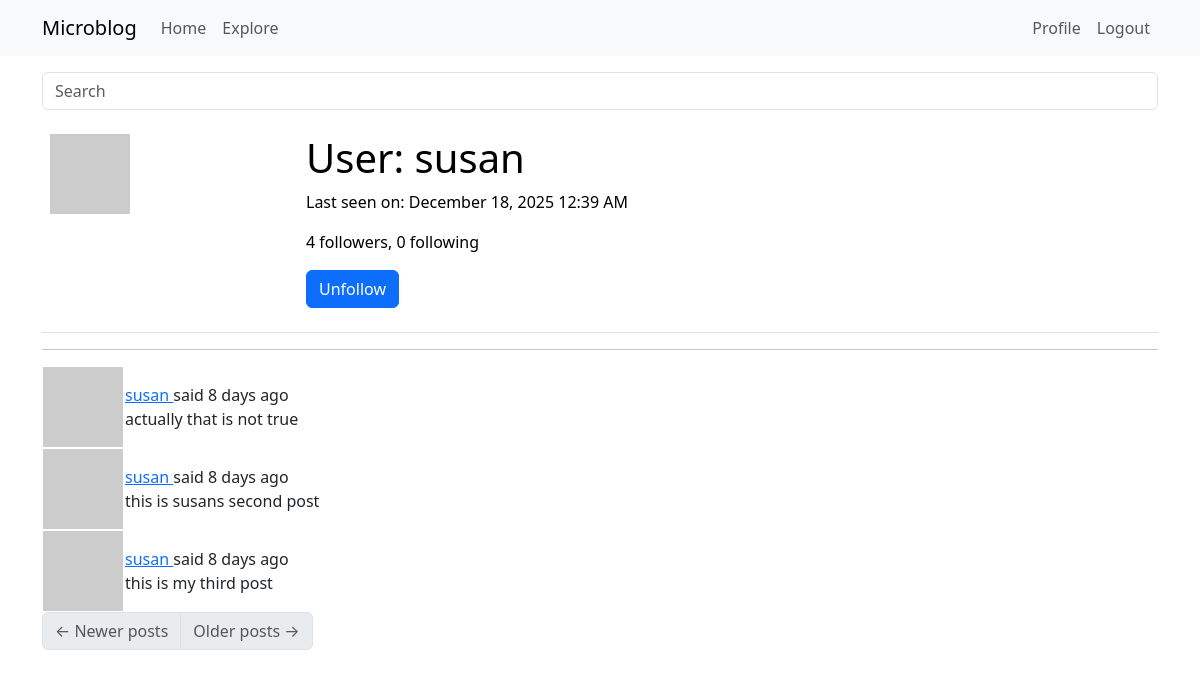
Screenshot of /user/susan (signed in) with the database file from the repository.
### app/models.py (models this page shows, shortened)
class User(UserMixin, db.Model):
    id: so.Mapped[int] = so.mapped_column(primary_key=True)
    username: so.Mapped[str] = so.mapped_column(sa.String(64), index=True, unique=True)
    email: so.Mapped[str] = so.mapped_column(sa.String(120), index=True, unique=True)
    password_hash: so.Mapped[Optional[str]] = so.mapped_column(sa.String(256))
    posts: so.WriteOnlyMapped['Post'] = so.relationship(back_populates='author')
    about_me: so.Mapped[Optional[str]] = so.mapped_column(sa.String(140))
    last_seen: so.Mapped[Optional[datetime]] = so.mapped_column(default=lambda:
                                datetime.now(timezone.utc))
    def avatar(self, size):
        digest = md5(self.email.lower().encode('utf-8')).hexdigest()
        return f'https://www.gravatar.com/avatar/{digest}?d=identicon&s={size}'
    following: so.WriteOnlyMapped['User'] = so.relationship(
        secondary=followers,
        primaryjoin=(followers.c.follower_id == id),
        secondaryjoin=(followers.c.followed_id == id),
        back_populates='followers')
    followers: so.WriteOnlyMapped['User'] = so.relationship(
        secondary=followers, primaryjoin=(followers.c.followed_id == id),
        secondaryjoin=(followers.c.follower_id == id),
        back_populates='following')
    def is_following(self, user):
        query = self.following.select().where(User.id == user.id)
        return db.session.scalar(query)
    def followers_count(self):
        query = sa.select(sa.func.count()).select_from(
            self.followers.select().subquery())
        return db.session.scalar(query)
    def following_count(self):
        query = sa.select(sa.func.count()).select_from(
            self.following.select().subquery())
        return db.session.scalar(query)

class SearchableMixin(object):
    @classmethod
    def before_commit(cls, session):
        session._changes = { #session._changes is a custom attribute added to the session object to track changes made during the session
            'add': list(session.new), #list of new objects to be added
            'update': list(session.dirty), #list of modified objects
            'delete': list(session.deleted) #list of deleted objects
        }
    @classmethod
    def after_commit(cls, session):
        for obj in session._changes['add']:
            if isinstance(obj, SearchableMixin):
                add_to_index(obj.__tablename__, obj)
        for obj in session._changes['update']:
            if isinstance(obj, SearchableMixin):
                add_to_index(obj.__tablename__, obj)
        for obj in session._changes['delete']:
            if isinstance(obj, SearchableMixin):
                remove_from_index(obj.__tablename__, obj)
        session._changes = None

class Post(SearchableMixin, db.Model):
    __searchable__ = ['body'] #this indicates that the body field of the Post model should be indexed for full-text search
    id: so.Mapped[int] = so.mapped_column(primary_key=True)
    body: so.Mapped[str] = so.mapped_column(sa.String(140))
    timestamp: so.Mapped[datetime] = so.mapped_column(index=True, default=lambda: datetime.now(timezone.utc))
    user_id: so.Mapped[int] = so.mapped_column(sa.ForeignKey(User.id), index=True)
    author: so.Mapped[User] = so.relationship(back_populates='posts')
    language: so.Mapped[Optional[str]] = so.mapped_column(sa.String(5))

### app/main/routes.py (the view)
@bp.route('/user/<username>')
@login_required
def user(username):
    user = db.first_or_404(sa.select(User).where(User.username == username))
    page = request.args.get('page', 1, type=int)
    query = user.posts.select().order_by(Post.timestamp.desc())
    posts = db.paginate(query, page=page, per_page=current_app.config['POSTS_PER_PAGE'], error_out=False)
    prev_url=None
    next_url=None
    if posts.has_next:
        next_url = url_for('main.user', username=user.username, page=posts.next_num)
    else:
        None
    if posts.has_prev:
        prev_url = url_for('main.user', username=user.username, page=posts.prev_num)
    else:
        None
    form = EmptyForm()
    return render_template('user.html',form=form,
                           posts=posts.items, next_url=next_url,
                           prev_url=prev_url, user=user)

### app/main/forms.py
class SearchForm(FlaskForm):
    q = StringField(_l('Search'), validators=[DataRequired()])
    def __init__(self, *args, **kwargs):
        if 'formdata' not in kwargs:
            kwargs['formdata'] = request.args
        if 'meta' not in kwargs:
            kwargs['meta'] = {'csrf': False}
        super(SearchForm, self).__init__(*args, **kwargs)

class EmptyForm(FlaskForm):
    submit = SubmitField(_l('Submit'))

### app/__init__.py (called while the page is built)
def get_locale():
    return request.accept_languages.best_match(current_app.config['LANGUAGES'])

### app/main/routes.py (called while the page is built)
@bp.before_request
def before_request():
    if current_user.is_authenticated:
        current_user.last_seen = datetime.now(timezone.utc)
        db.session.commit()
        g.search_form = SearchForm()
    g.locale = str(get_locale())

### app/models.py (called while the page is built)
@login.user_loader
def load_user(id):
    return db.session.get(User, int(id))

### app/templates/user.html (shortened to what this page needs)
 {%extends "base.html" %}
 {% block content %}
    <table class="table table-hover">
        <tr valign="top">
             <td width="256px"><img src = "{{ user.avatar(128) }}"></td>
             <td>
                <h1>{{ _('User') }}: {{ user.username }}</h1>
                {% if user.last_seen %}<p>{{ _('Last seen on') }}: {{ moment(user.last_seen).format('LLL') }}</p>{% endif %}
                 <p>{{ _('%(count)d followers', count=user.followers_count()) }}, {{ _('%(count)d following', count=user.following_count()) }}</p>
                 {% if user == current_user %}
                <p><a href="{{ url_for('main.edit_profile') }}">{{ _('Edit your profile') }}</a></p>
                {% else %}
                <p>
                    <form action="{{ url_for('main.unfollow', username=user.username) }}" method="post">
                        {{ form.submit(value=_('Unfollow'), class_='btn btn-primary') }}
                    </form>
                </p>
                {% endif %}
            </td>
        </tr>
    </table>
    <hr>
    {% for post in posts %}
        {% include '_post.html' %}
    {% endfor %}
    <nav aria-label="Post navigation">
        <ul class="pagination">
            <li class="page-item{% if not prev_url %} disabled{% endif %}">
                <a class="page-link" href="{{ prev_url }}">
                    <span aria-hidden="true">&larr;</span> Newer posts
                </a>
            </li>
            <li class="page-item{% if not next_url %} disabled{% endif %}">
                <a class="page-link" href="{{ next_url }}">
                    Older posts <span aria-hidden="true">&rarr;</span>
                </a>
            </li>
        </ul>
    </nav>
{% endblock %}

### app/templates/_post.html (shortened to what this page needs)
<table class=""table table-hover>
    <tr>
        <td width="70px">
            <a href="{{ url_for('main.user', username=post.author.username) }}">
            <img src="{{ post.author.avatar(36) }}">
            </a>
        </td>
        <td>
            {{ _('%(username)s said %(when)s',
                username=user_link, when=moment(post.timestamp).fromNow()) }}
                <br>
            <span id="post{{ post.id }}">{{ post.body }}</span>
        </td>
    </tr>
</table>

### rows the page displays
User: username "susan", last_seen "December 18, 2025 12:39 AM"
Post: body "actually that is not true"
Post: body "this is susans second post"
Post: body "this is my third post"
